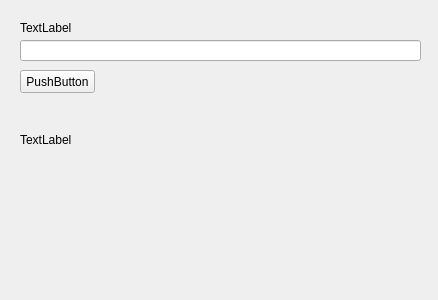
<?xml version="1.0" encoding="UTF-8"?>
<ui version="4.0">
 <class>Form</class>
 <widget class="QWidget" name="Form">
  <property name="geometry">
   <rect>
    <x>0</x>
    <y>0</y>
    <width>438</width>
    <height>300</height>
   </rect>
  </property>
  <property name="windowTitle">
   <string>Form</string>
  </property>
  <widget class="QLabel" name="label">
   <property name="geometry">
    <rect>
     <x>20</x>
     <y>100</y>
     <width>401</width>
     <height>80</height>
    </rect>
   </property>
   <property name="text">
    <string>TextLabel</string>
   </property>
  </widget>
  <widget class="QLabel" name="label_2">
   <property name="geometry">
    <rect>
     <x>20</x>
     <y>20</y>
     <width>151</width>
     <height>16</height>
    </rect>
   </property>
   <property name="text">
    <string>TextLabel</string>
   </property>
  </widget>
  <widget class="QPushButton" name="pushButton">
   <property name="geometry">
    <rect>
     <x>20</x>
     <y>70</y>
     <width>75</width>
     <height>23</height>
    </rect>
   </property>
   <property name="text">
    <string>PushButton</string>
   </property>
  </widget>
  <widget class="QLineEdit" name="lineEdit">
   <property name="geometry">
    <rect>
     <x>20</x>
     <y>40</y>
     <width>401</width>
     <height>21</height>
    </rect>
   </property>
  </widget>
 </widget>
 <resources/>
 <connections/>
</ui>
